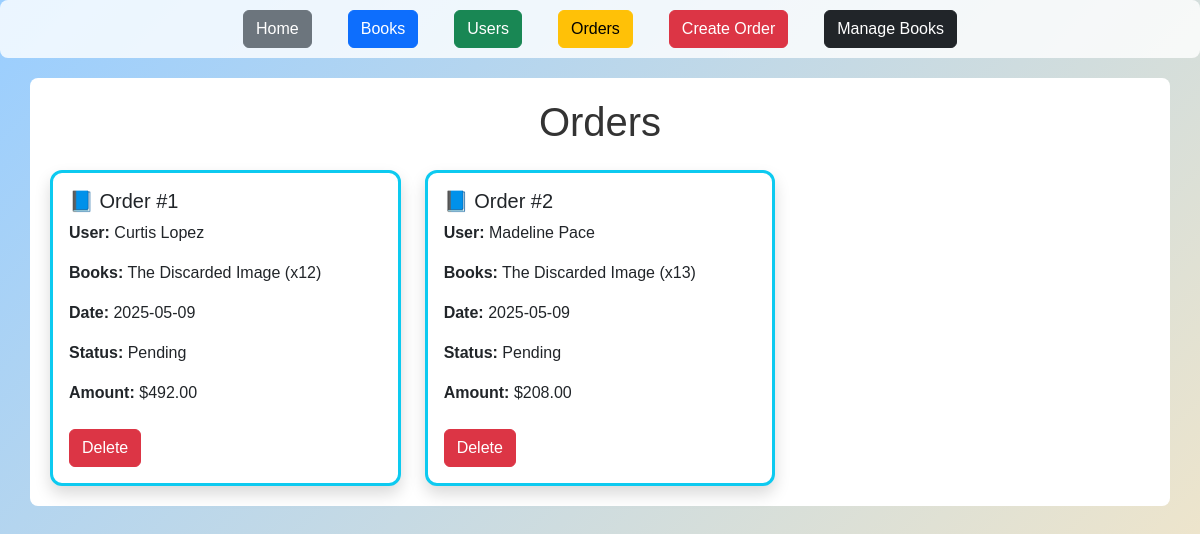
The page /orders on the database as committed earlier.
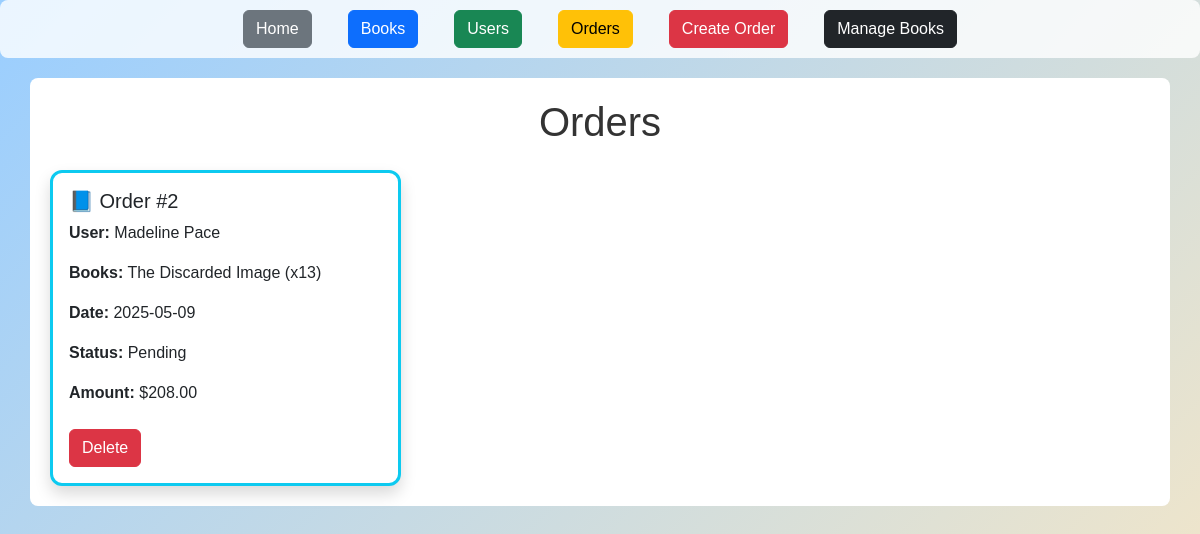
The same page on the database as committed later.
### models/order.py (models this page shows)
class Order(db.Model):
    __tablename__ = 'orders'
    id = db.mapped_column(Integer, primary_key=True)
    user_id = db.mapped_column(Integer, ForeignKey('user.id'))
    date_created = db.mapped_column(DateTime)
    date_completed = db.mapped_column(DateTime, nullable=True)
    amount = db.mapped_column(Float, nullable=False)
    user = relationship("User", back_populates="orders")
    items = relationship("Orderbook", back_populates="order", cascade="all, delete-orphan")

### models/user.py (models this page shows)
class User(db.Model):
    __tablename__ = 'user'
    id = db.mapped_column(Integer, primary_key=True)
    name = db.mapped_column(String)
    phone = db.mapped_column(String)
    orders = db.relationship("Order", back_populates='user')

### models/orderbook.py (models this page shows)
class Orderbook(db.Model):  # renamed to match your __all__ import
    __tablename__ = 'orderbook'
    book_id = db.mapped_column(ForeignKey("book.id"), primary_key=True)
    order_id = db.mapped_column(ForeignKey("orders.id"), primary_key=True)
    quantity = db.mapped_column(Integer, nullable=False)
    unit_price = db.mapped_column(Float, nullable=False)
    book = relationship("Book")
    order = relationship("Order", back_populates="items")

### models/book.py (models this page shows)
class Book(db.Model):
    __tablename__ = 'book'
    id = db.mapped_column(Integer, primary_key=True)
    title = db.mapped_column(String)
    author = db.mapped_column(String)
    quantity = db.mapped_column(Integer, default=0)
    physical = db.mapped_column(Boolean, default=False)
    genre_id = db.mapped_column(Integer, ForeignKey('genre.id'))
    genre = relationship("Genre", back_populates="books")

### app.py (the view)
@app.route("/orders")
def orders():
    orders = db.session.execute(db.select(Order)).scalars().all()
    return render_template("orders.html", orders=orders)

### templates/orders.html (shortened to what this page needs)
{% extends "base.html" %}
{% block content %}
<h1 class="text-center mb-4">Orders</h1>
<div class="row row-cols-1 row-cols-sm-2 row-cols-md-3 g-4">
    {% for order in orders %}
    <div class="col">
        <a href="{{ url_for('order_details', order_id=order.id) }}" class="text-decoration-none text-dark">
            <div class="card shadow h-100 border border-3 border-info" style="border-radius: 12px; transition: transform 0.2s ease;">
                <div class="card-body">
                    <h5 class="card-title">📘 Order #{{ order.id }}</h5>
                    <p class="card-text"><strong>User:</strong> {{ order.user.name if order.user else 'N/A' }}</p>
                    <p class="card-text"><strong>Books:</strong>
                        {% for item in order.items %}
                            {{ item.book.title }} (x{{ item.quantity }}){% if not loop.last %}, {% endif %}
                        {% endfor %}
                    </p>
                    <p class="card-text"><strong>Date:</strong> {{ order.date_created.strftime('%Y-%m-%d') }}</p>
                    <p class="card-text"><strong>Status:</strong> {{ order.date_completed.strftime('%Y-%m-%d') if order.date_completed else 'Pending' }}</p>
                    <p class="card-text"><strong>Amount:</strong> ${{ "%.2f"|format(order.amount) }}</p>
                    <form method="POST" action="{{ url_for('delete_order', order_id=order.id) }}">
                        <button type="submit" class="btn btn-danger mt-2">Delete</button>
                    </form>
                </div>
            </div>
        </a>
    </div>
    {% endfor %}
</div>
{% endblock %}

Rows that differ between the two databases and show on the page:
removed Order: id "1", user "Curtis Lopez", date_created "2025-05-09", date_completed "Pending", amount "492.00"
removed Orderbook: book "The Discarded Image", quantity "12", shown under "1"
